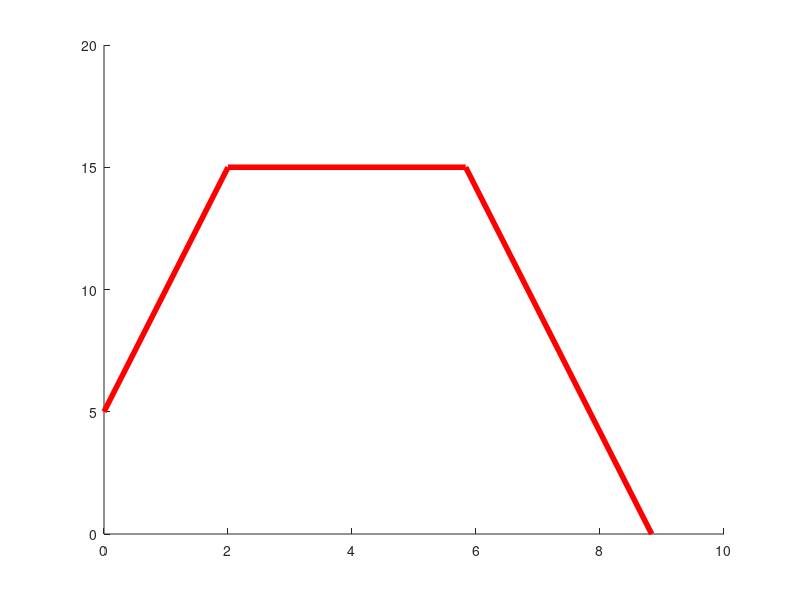

MATLAB code for this plot: (Note: this script raises an error after producing the figure.)
Vi = 5;     % m/s
Vm = 15;    % m/s
Acc = 5;    % m/s2
Dd0 = 100;   % m
t0 = 0;

tacc = t0 + (Vm - Vi) / Acc;
Dacc = (Vm*Vm - Vi*Vi)/(Acc*2);
Ddec = (Vm*Vm)/(2*Acc);
Dcst = Dd0 - Dacc - Ddec;
tdec = tacc + Dcst / Vm;
tfin = tdec + Vm/Acc;

figure;
hold on;
line([t0, tacc], [Vi, Vm], 'Color', 'r', 'LineWidth', 4);
line([tacc, tdec], [Vm Vm], 'Color', 'r', 'LineWidth', 4);
line([tdec, tfin], [Vm 0], 'Color', 'r', 'LineWidth', 4);

t = [t0, tfin];
Vacc = (t-t0)*Acc + Vi;
Vdec = (t0-t)*Acc + Vm - Vi + Vi*Vi/(2*Vm) + Acc*D0/Vm;
line(t, Vacc,'LineStyle','--');
line(t, Vdec,'LineStyle','--');
line(t, [Vm Vm],'LineStyle','--');
